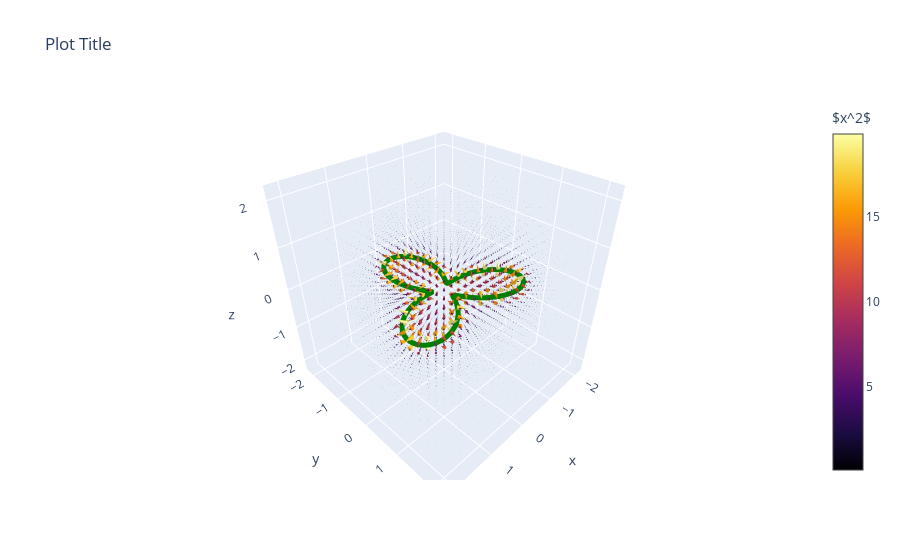

Notebook cell for this chart:
### Code cell
data = go.Cone(x=xv.ravel(), y=yv.ravel(), z=zv.ravel(),
               u=Bx.ravel(), v=By.ravel(), w=Bz.ravel(),
               colorscale='Inferno', colorbar=dict(title='$x^2$'),
               sizemode="absolute", sizeref=20)

layout = go.Layout(title=r'Plot Title',
                     scene=dict(xaxis_title=r'x',
                                yaxis_title=r'y',
                                zaxis_title=r'z',
                                aspectratio=dict(x=1, y=1, z=1),
                                camera_eye=dict(x=1.2, y=1.2, z=1.2)))

fig = go.Figure(data = data, layout=layout)
fig.add_scatter3d(x=lx, y=ly, z=lz, mode='lines',
                  line = dict(color='green', width=10))
HTML(fig.to_html())

display_html(fig)

### Figure 1 — Plotly figure (JSON) as saved in the notebook; plotly's stock layout.template omitted (floating-point values rounded to 4 significant figures; data arrays with more than 128 entries replaced by an {"elided": "..."} marker saying what was removed)
{"data": [{"colorbar": {"title": {"text": "$x^2$"}}, "colorscale": [[0, "#000004"], [0.1111, "#1b0c41"], [0.2222, "#4a0c6b"], [0.3333, "#781c6d"], [0.4444, "#a52c60"], [0.5556, "#cf4446"], [0.6667, "#ed6925"], [0.7778, "#fb9b06"], [0.8889, "#f7d13d"], [1, "#fcffa4"]], "sizemode": "absolute", "sizeref": 20, "type": "cone", "u": {"elided": "8000 float values"}, "v": {"elided": "8000 float values"}, "w": {"elided": "8000 float values"}, "x": {"elided": "8000 float values"}, "y": {"elided": "8000 float values"}, "z": {"elided": "8000 float values"}}, {"line": {"color": "green", "width": 10}, "mode": "lines", "type": "scatter3d", "x": [1, 1.14, 1.268, 1.38, 1.469, 1.53, 1.562, 1.561, 1.528, 1.466, 1.376, 1.264, 1.134, 0.9931, 0.8473, 0.7026, 0.5648, 0.4386, 0.3276, 0.2342, 0.1593, 0.1021, 0.06086, 0.03228, 0.01226, -0.00398, -0.02149, -0.04522, -0.07968, -0.1286, -0.1944, -0.2787, -0.381, -0.5, -0.6325, -0.7744, -0.9204, -1.065, -1.201, -1.322, -1.424, -1.501, -1.549, -1.565, -1.55, -1.503, -1.428, -1.327, -1.206, -1.071, -0.9282, -0.7851, -0.6481, -0.5232, -0.4156, -0.3293, -0.2668, -0.229, -0.2152, -0.2233, -0.2498, -0.29, -0.3384, -0.3893, -0.4368, -0.4753, -0.5, -0.5071, -0.494, -0.4597, -0.4044, -0.3299, -0.2394, -0.137, -0.02775, 0.08291, 0.1894, 0.2864, 0.3694, 0.4346, 0.4795, 0.5032, 0.5059, 0.4896, 0.4575, 0.4139, 0.3639, 0.3135, 0.2685, 0.2345, 0.2167, 0.2192, 0.2448, 0.295, 0.3696, 0.467, 0.5838, 0.7155, 0.8563, 1.0], "y": [0, 0.07243, 0.1619, 0.266, 0.3811, 0.5027, 0.6252, 0.7431, 0.8504, 0.942, 1.013, 1.06, 1.081, 1.075, 1.043, 0.9867, 0.9103, 0.8186, 0.7174, 0.6131, 0.5122, 0.421, 0.3452, 0.2895, 0.2573, 0.2508, 0.2703, 0.3145, 0.3808, 0.465, 0.5618, 0.6653, 0.7688, 0.866, 0.9507, 1.018, 1.062, 1.082, 1.074, 1.04, 0.9804, 0.8985, 0.7984, 0.6851, 0.5642, 0.4414, 0.3225, 0.2123, 0.1151, 0.03399, -0.02947, -0.07497, -0.1037, -0.1182, -0.122, -0.1199, -0.1168, -0.1181, -0.1289, -0.1538, -0.1964, -0.2594, -0.3438, -0.4493, -0.5739, -0.7144, -0.866, -1.023, -1.179, -1.328, -1.463, -1.577, -1.665, -1.723, -1.749, -1.74, -1.698, -1.624, -1.523, -1.398, -1.255, -1.102, -0.9443, -0.7891, -0.6425, -0.5094, -0.394, -0.2989, -0.2253, -0.1727, -0.1393, -0.122, -0.1165, -0.1181, -0.1214, -0.1212, -0.1125, -0.09131, -0.05442, -2.449e-16], "z": [0, 0, 0, 0, 0, 0, 0, 0, 0, 0, 0, 0, 0, 0, 0, 0, 0, 0, 0, 0, 0, 0, 0, 0, 0, 0, 0, 0, 0, 0, 0, 0, 0, 0, 0, 0, 0, 0, 0, 0, 0, 0, 0, 0, 0, 0, 0, 0, 0, 0, 0, 0, 0, 0, 0, 0, 0, 0, 0, 0, 0, 0, 0, 0, 0, 0, 0, 0, 0, 0, 0, 0, 0, 0, 0, 0, 0, 0, 0, 0, 0, 0, 0, 0, 0, 0, 0, 0, 0, 0, 0, 0, 0, 0, 0, 0, 0, 0, 0, 0]}], "layout": {"scene": {"aspectratio": {"x": 1, "y": 1, "z": 1}, "camera": {"eye": {"x": 1.2, "y": 1.2, "z": 1.2}}, "xaxis": {"title": {"text": "x"}}, "yaxis": {"title": {"text": "y"}}, "zaxis": {"title": {"text": "z"}}}, "title": {"text": "Plot Title"}}}
